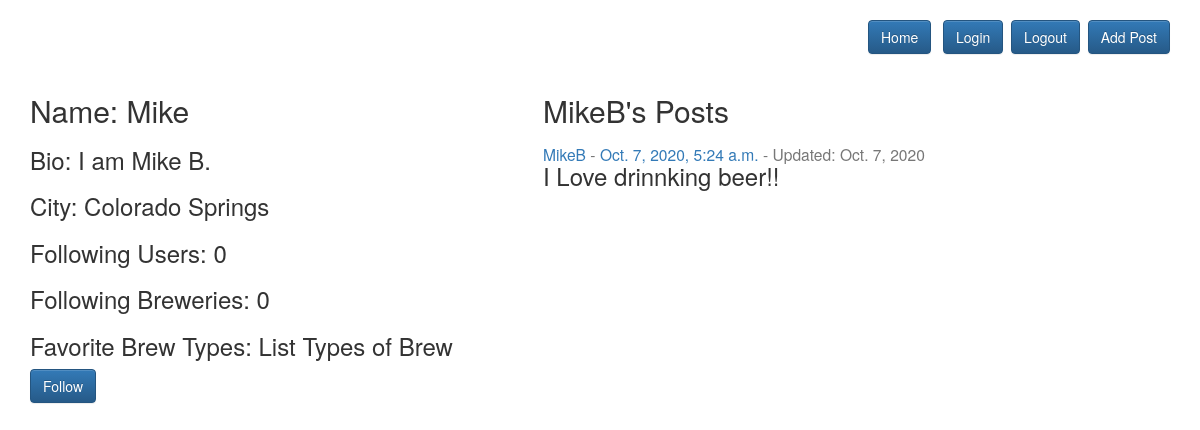
Page /user/4/ (signed in) on the earlier database version.
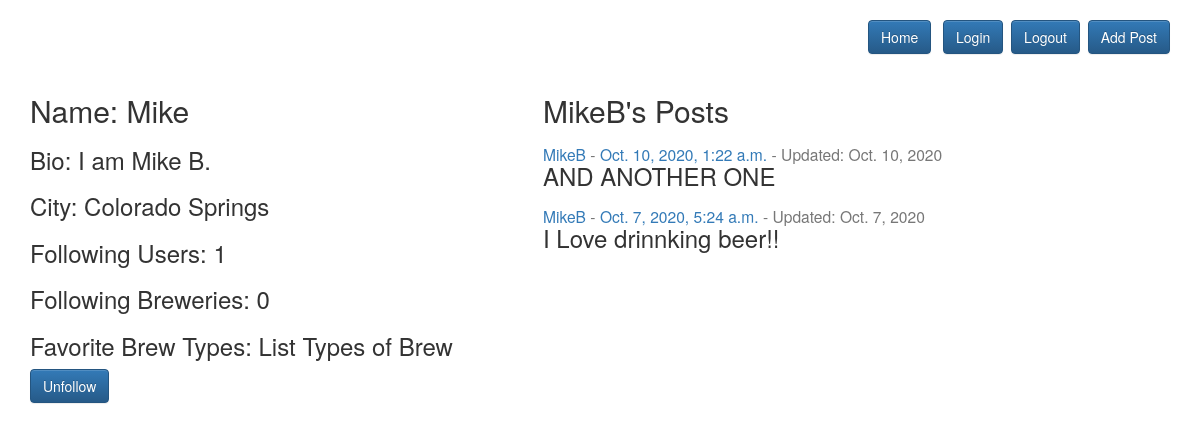
Same page on the later database version.
### microbrewforyou_app/models.py (models this page shows, shortened)
class CustomUser(AbstractUser):
    bio = models.CharField(max_length=280, default='')
    user_image = models.ImageField(
        upload_to='CustomUser/', null=False, blank=False)
    users_following = models.ManyToManyField(
        "self", symmetrical=False, related_name='CustomUser')
    fav_breweries = models.ManyToManyField(
        "Breweries", symmetrical=False,
        related_name='fav_breweries', blank=True)
    fav_brewtypes = models.ManyToManyField(
        "BrewTypes", symmetrical=False,
        related_name='fav_brewtypes', blank=True)
    address = models.CharField(max_length=280)
    city = models.CharField(max_length=50)
    state = models.CharField(max_length=50)
    user_since = models.DateTimeField(default=timezone.now)
    REQUIRED_FIELDS = ['first_name', 'bio', 'address', 'city', 'state']
    def __str__(self):
        return self.username

class Posts(models.Model):
    author = models.ForeignKey(
        CustomUser, on_delete=models.CASCADE, related_name='author')
    body = models.TextField(max_length=280)
    postTime = models.DateTimeField(default=timezone.now)
    lastUpdated = models.DateField(auto_now=True)

### microbrewforyou_app/views.py (the view)
# urls.py: path('user/<int:user_id>/', UserDetailView.as_view(), name="userview"),
class UserDetailView(View):
    def get(self, request, user_id):
        selected_user = CustomUser.objects.filter(id=user_id).first()
        following_list = request.user.users_following.all()
        number_following = len(selected_user.users_following.all())
        user_posts = Posts.objects.filter(
            author=user_id).order_by('postTime').reverse()
        number_posts = len(user_posts)
        return render(
            request, "user_detail.html",
            {"number_posts": number_posts,
             "selected_user": selected_user,
             "user_posts": user_posts,
             "following_list": following_list,
             "number_following": number_following})

### templates/user_detail.html
{% extends 'base.html' %} {% block content %}
<br />
{% include "menu.html" %}
<br />
<div class="main-user">
    <div class="two-column">
        <h2>Name: {{ selected_user.first_name }}</h2>
        <h3>Bio: {{ selected_user.bio }}</h3>
        <h3>City: {{ selected_user.city }}</h3>
        <h3>Following Users: {{ number_following }}</h3>
        <h3>Following Breweries: 0</h3>
        <h3>Favorite Brew Types: List Types of Brew</h3>
        {% if request.user != selected_user %}
        {% if selected_user not in following_list %}
        <a href="/following/{{selected_user.id}}/" class="btn btn-primary">Follow</a>
        {% else %}
        <a href="/unfollowing/{{selected_user.id}}/" class="btn btn-primary">Unfollow</a>
        {% endif %}
        {% endif %}
    </div>
    <div class="two-column">
        <h2>{{ selected_user }}'s Posts</h2>
        {% for post in user_posts %}
        <h3>
        <span class="small"
            ><a href="/user/{{ post.author.id }}/">{{ post.author }}</a> -
            <a href="/post/{{ post.id }}/">{{post.postTime}}</a></span
        ><span class="small"
            > - Updated: {{ post.lastUpdated }}</a></span><br />
        {{ post.body }}
        </h3>
        {% endfor %}
    </div>
</div>
{% endblock %}

### templates/base.html (shortened to what this page needs)
{% load static %}
<html>
  <head>
    <link rel="stylesheet" href="{% static 'css/main.css' %}" />
    <link
      rel="stylesheet"
      href="https://maxcdn.bootstrapcdn.com/bootstrap/3.3.7/css/bootstrap.min.css"
    />
    <link
      rel="stylesheet"
      href="https://maxcdn.bootstrapcdn.com/bootstrap/3.3.7/css/bootstrap-theme.min.css"
    />
  </head>
  <body>
    <div class="container">{% block content %} {% endblock %}</div>
  </body>
</html>

### templates/menu.html (shortened to what this page needs)
<div align="right">
  <a href="/" class="btn btn-primary">Home</a>
  <a href="/login/" class="btn btn-primary">Login</a>
  {% if request.user.is_authenticated %} &nbsp;<a
    href="/logout/"
    class="btn btn-primary"
    >Logout</a
  >{% endif %}
  {% if request.user.is_authenticated %}&nbsp;<a
    href="/addpost/"
    class="btn btn-primary"
    >Add Post</a
  >{% endif %}
</div>

### static/css/main.css (style rules this page uses)
.two-column { width: 45%; }
.main-user { display: flex; }

Differences in the rows shown:
added Posts: author "MikeB", postTime "Oct. 10, 2020, 1:22 a.m.", lastUpdated "Oct. 10, 2020", body "AND ANOTHER ONE"
Other differences:
{{ number_following }}: "0" → "1"
text no longer shown: "Follow"
text now shown: "Unfollow"
